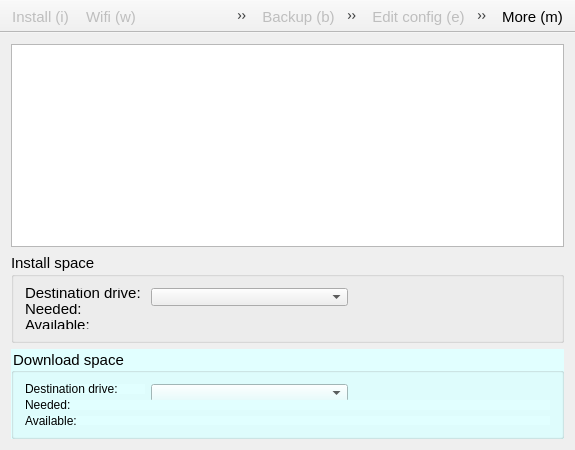
<?xml version="1.0" encoding="UTF-8"?>
<ui version="4.0">
 <class>MainWindow</class>
 <widget class="QMainWindow" name="MainWindow">
  <property name="geometry">
   <rect>
    <x>0</x>
    <y>0</y>
    <width>575</width>
    <height>450</height>
   </rect>
  </property>
  <property name="font">
   <font>
    <pointsize>11</pointsize>
   </font>
  </property>
  <property name="focusPolicy">
   <enum>Qt::NoFocus</enum>
  </property>
  <widget class="QWidget" name="centralWidget">
   <property name="focusPolicy">
    <enum>Qt::NoFocus</enum>
   </property>
   <layout class="QGridLayout" name="gridLayout_2">
    <item row="0" column="0">
     <widget class="QListWidget" name="list">
      <property name="font">
       <font>
        <pointsize>12</pointsize>
       </font>
      </property>
      <property name="spacing">
       <number>1</number>
      </property>
     </widget>
    </item>
    <item row="1" column="0">
     <widget class="QGroupBox" name="groupBox">
      <property name="sizePolicy">
       <sizepolicy hsizetype="Preferred" vsizetype="Fixed">
        <horstretch>0</horstretch>
        <verstretch>0</verstretch>
       </sizepolicy>
      </property>
      <property name="minimumSize">
       <size>
        <width>0</width>
        <height>90</height>
       </size>
      </property>
      <property name="maximumSize">
       <size>
        <width>16777215</width>
        <height>90</height>
       </size>
      </property>
      <property name="styleSheet">
       <string notr="true"/>
      </property>
      <property name="title">
       <string>Install space</string>
      </property>
      <layout class="QGridLayout" name="gridLayout">
       <item row="0" column="0">
        <widget class="QLabel" name="targetLabel">
         <property name="maximumSize">
          <size>
           <width>120</width>
           <height>16777215</height>
          </size>
         </property>
         <property name="text">
          <string>Destination drive:</string>
         </property>
        </widget>
       </item>
       <item row="0" column="1">
        <widget class="QComboBox" name="targetCombo">
         <property name="sizePolicy">
          <sizepolicy hsizetype="Preferred" vsizetype="Fixed">
           <horstretch>0</horstretch>
           <verstretch>0</verstretch>
          </sizepolicy>
         </property>
         <property name="minimumSize">
          <size>
           <width>0</width>
           <height>18</height>
          </size>
         </property>
         <property name="maximumSize">
          <size>
           <width>200</width>
           <height>16777215</height>
          </size>
         </property>
        </widget>
       </item>
       <item row="1" column="0" colspan="3">
        <widget class="QLabel" name="neededLabel">
         <property name="text">
          <string>Needed:</string>
         </property>
        </widget>
       </item>
       <item row="2" column="0" colspan="3">
        <widget class="QLabel" name="availableLabel">
         <property name="text">
          <string>Available:</string>
         </property>
        </widget>
       </item>
      </layout>
     </widget>
    </item>
    <item row="2" column="0">
     <widget class="QGroupBox" name="groupBoxUsb">
      <property name="sizePolicy">
       <sizepolicy hsizetype="Preferred" vsizetype="Fixed">
        <horstretch>0</horstretch>
        <verstretch>0</verstretch>
       </sizepolicy>
      </property>
      <property name="minimumSize">
       <size>
        <width>0</width>
        <height>90</height>
       </size>
      </property>
      <property name="maximumSize">
       <size>
        <width>16777215</width>
        <height>90</height>
       </size>
      </property>
      <property name="styleSheet">
       <string notr="true">background-color: rgb(225, 255, 255);</string>
      </property>
      <property name="title">
       <string>Download space</string>
      </property>
      <layout class="QGridLayout" name="downloadLayout">
       <item row="0" column="0">
        <widget class="QLabel" name="targetLabelUsb">
         <property name="maximumSize">
          <size>
           <width>120</width>
           <height>16777215</height>
          </size>
         </property>
         <property name="text">
          <string>Destination drive:</string>
         </property>
        </widget>
       </item>
       <item row="0" column="1">
        <widget class="QComboBox" name="targetComboUsb">
         <property name="minimumSize">
          <size>
           <width>0</width>
           <height>18</height>
          </size>
         </property>
         <property name="maximumSize">
          <size>
           <width>200</width>
           <height>16777215</height>
          </size>
         </property>
        </widget>
       </item>
       <item row="1" column="0" colspan="3">
        <widget class="QLabel" name="neededLabelUsb">
         <property name="text">
          <string>Needed:</string>
         </property>
        </widget>
       </item>
       <item row="2" column="0" colspan="3">
        <widget class="QLabel" name="availableLabelUsb">
         <property name="text">
          <string>Available:</string>
         </property>
        </widget>
       </item>
      </layout>
     </widget>
    </item>
   </layout>
  </widget>
  <widget class="QToolBar" name="toolBar_1">
   <property name="focusPolicy">
    <enum>Qt::NoFocus</enum>
   </property>
   <property name="movable">
    <bool>false</bool>
   </property>
   <property name="iconSize">
    <size>
     <width>40</width>
     <height>40</height>
    </size>
   </property>
   <property name="toolButtonStyle">
    <enum>Qt::ToolButtonTextUnderIcon</enum>
   </property>
   <attribute name="toolBarArea">
    <enum>TopToolBarArea</enum>
   </attribute>
   <attribute name="toolBarBreak">
    <bool>false</bool>
   </attribute>
   <addaction name="actionWrite_image_to_disk"/>
   <addaction name="actionWifi"/>
   <addaction name="actionBrowser"/>
   <addaction name="actionInfo"/>
   <addaction name="actionCancel"/>
  </widget>
  <widget class="QToolBar" name="toolBar_2">
   <property name="enabled">
    <bool>true</bool>
   </property>
   <property name="sizePolicy">
    <sizepolicy hsizetype="Preferred" vsizetype="Fixed">
     <horstretch>0</horstretch>
     <verstretch>0</verstretch>
    </sizepolicy>
   </property>
   <property name="windowTitle">
    <string>toolBar</string>
   </property>
   <property name="accessibleDescription">
    <string/>
   </property>
   <property name="layoutDirection">
    <enum>Qt::LeftToRight</enum>
   </property>
   <property name="autoFillBackground">
    <bool>false</bool>
   </property>
   <property name="movable">
    <bool>false</bool>
   </property>
   <property name="iconSize">
    <size>
     <width>40</width>
     <height>40</height>
    </size>
   </property>
   <property name="toolButtonStyle">
    <enum>Qt::ToolButtonTextUnderIcon</enum>
   </property>
   <attribute name="toolBarArea">
    <enum>TopToolBarArea</enum>
   </attribute>
   <attribute name="toolBarBreak">
    <bool>false</bool>
   </attribute>
   <addaction name="actionBackup"/>
   <addaction name="actionDownload"/>
   <addaction name="actionClone"/>
   <addaction name="actionInfo"/>
   <addaction name="actionFirmware"/>
  </widget>
  <widget class="QToolBar" name="toolBar_3">
   <property name="enabled">
    <bool>true</bool>
   </property>
   <property name="windowTitle">
    <string>toolBar</string>
   </property>
   <property name="accessibleDescription">
    <string/>
   </property>
   <property name="layoutDirection">
    <enum>Qt::LeftToRight</enum>
   </property>
   <property name="autoFillBackground">
    <bool>false</bool>
   </property>
   <property name="movable">
    <bool>false</bool>
   </property>
   <property name="iconSize">
    <size>
     <width>40</width>
     <height>40</height>
    </size>
   </property>
   <property name="toolButtonStyle">
    <enum>Qt::ToolButtonTextUnderIcon</enum>
   </property>
   <attribute name="toolBarArea">
    <enum>TopToolBarArea</enum>
   </attribute>
   <attribute name="toolBarBreak">
    <bool>false</bool>
   </attribute>
   <addaction name="actionEdit_config"/>
   <addaction name="actionPassword"/>
   <addaction name="actionRepair"/>
   <addaction name="actionReinstall"/>
   <addaction name="actionInfoInstalled"/>
  </widget>
  <widget class="QToolBar" name="advToolBar">
   <property name="enabled">
    <bool>true</bool>
   </property>
   <property name="windowTitle">
    <string>Advanced</string>
   </property>
   <property name="layoutDirection">
    <enum>Qt::RightToLeft</enum>
   </property>
   <property name="autoFillBackground">
    <bool>true</bool>
   </property>
   <property name="movable">
    <bool>false</bool>
   </property>
   <property name="iconSize">
    <size>
     <width>40</width>
     <height>40</height>
    </size>
   </property>
   <property name="toolButtonStyle">
    <enum>Qt::ToolButtonTextUnderIcon</enum>
   </property>
   <property name="floatable">
    <bool>false</bool>
   </property>
   <attribute name="toolBarArea">
    <enum>TopToolBarArea</enum>
   </attribute>
   <attribute name="toolBarBreak">
    <bool>false</bool>
   </attribute>
   <addaction name="actionAdvanced"/>
  </widget>
  <widget class="QMenuBar" name="menuBar">
   <property name="geometry">
    <rect>
     <x>0</x>
     <y>0</y>
     <width>575</width>
     <height>25</height>
    </rect>
   </property>
  </widget>
  <action name="actionWrite_image_to_disk">
   <property name="enabled">
    <bool>false</bool>
   </property>
   <property name="icon">
    <iconset resource="icons.qrc">
     <normaloff>:/icons/backups.png</normaloff>:/icons/backups.png</iconset>
   </property>
   <property name="text">
    <string>Install (i)</string>
   </property>
   <property name="toolTip">
    <string>Installs the selected operating system image onto this SD card.</string>
   </property>
   <property name="shortcut">
    <string>I</string>
   </property>
  </action>
  <action name="actionCancel">
   <property name="icon">
    <iconset resource="icons.qrc">
     <normaloff>:/icons/door_in.png</normaloff>:/icons/door_in.png</iconset>
   </property>
   <property name="text">
    <string>Exit (Esc)</string>
   </property>
   <property name="toolTip">
    <string>Exits and boots the installed operating system.</string>
   </property>
   <property name="shortcut">
    <string notr="true">Esc</string>
   </property>
  </action>
  <action name="actionAdvanced">
   <property name="checkable">
    <bool>false</bool>
   </property>
   <property name="icon">
    <iconset resource="icons.qrc">
     <normaloff>:/icons/bullet_arrow_right.png</normaloff>:/icons/bullet_arrow_right.png</iconset>
   </property>
   <property name="text">
    <string>More (m)</string>
   </property>
   <property name="toolTip">
    <string>More menus</string>
   </property>
   <property name="shortcut">
    <string>M</string>
   </property>
  </action>
  <action name="actionEdit_config">
   <property name="enabled">
    <bool>false</bool>
   </property>
   <property name="icon">
    <iconset resource="icons.qrc">
     <normaloff>:/icons/page_white_edit.png</normaloff>:/icons/page_white_edit.png</iconset>
   </property>
   <property name="text">
    <string>Edit config (e)</string>
   </property>
   <property name="toolTip">
    <string>Opens the config.txt and cmdline.txt for the installed OS in a text editor.</string>
   </property>
   <property name="shortcut">
    <string notr="true">E</string>
   </property>
  </action>
  <action name="actionBrowser">
   <property name="icon">
    <iconset resource="icons.qrc">
     <normaloff>:/icons/world.png</normaloff>:/icons/world.png</iconset>
   </property>
   <property name="text">
    <string>Online help (h)</string>
   </property>
   <property name="toolTip">
    <string>Opens a web browser displaying the Raspberry Pi Forum.</string>
   </property>
   <property name="shortcut">
    <string notr="true">H</string>
   </property>
  </action>
  <action name="actionInfo">
   <property name="icon">
    <iconset resource="icons.qrc">
     <normaloff>:/icons/information.png</normaloff>:/icons/information.png</iconset>
   </property>
   <property name="text">
    <string>Info (n)</string>
   </property>
   <property name="toolTip">
    <string>Information about the selected OS</string>
   </property>
   <property name="shortcut">
    <string>N</string>
   </property>
  </action>
  <action name="actionWifi">
   <property name="enabled">
    <bool>false</bool>
   </property>
   <property name="icon">
    <iconset resource="icons.qrc">
     <normaloff>:/icons/network-wireless.png</normaloff>:/icons/network-wireless.png</iconset>
   </property>
   <property name="text">
    <string>Wifi (w)</string>
   </property>
   <property name="toolTip">
    <string>Select a wifi network to connect to</string>
   </property>
   <property name="shortcut">
    <string>W</string>
   </property>
  </action>
  <action name="actionPassword">
   <property name="enabled">
    <bool>false</bool>
   </property>
   <property name="icon">
    <iconset resource="icons.qrc">
     <normaloff>:/icons/lock_edit.png</normaloff>:/icons/lock_edit.png</iconset>
   </property>
   <property name="text">
    <string>Password (p)</string>
   </property>
   <property name="toolTip">
    <string>Change password</string>
   </property>
   <property name="shortcut">
    <string>P</string>
   </property>
  </action>
  <action name="actionDownload">
   <property name="icon">
    <iconset resource="icons.qrc">
     <normaloff>:/icons/download_cloud.png</normaloff>:/icons/download_cloud.png</iconset>
   </property>
   <property name="text">
    <string>Download (d)</string>
   </property>
   <property name="toolTip">
    <string>Downloads the selected operating system image to USB for local installation</string>
   </property>
   <property name="shortcut">
    <string>D</string>
   </property>
  </action>
  <action name="actionBackup">
   <property name="enabled">
    <bool>false</bool>
   </property>
   <property name="icon">
    <iconset>
     <normaloff>:/icons/backup_manager.png</normaloff>:/icons/backup_manager.png</iconset>
   </property>
   <property name="text">
    <string>Backup (b)</string>
   </property>
   <property name="shortcut">
    <string>B</string>
   </property>
   <property name="visible">
    <bool>false</bool>
   </property>
  </action>
  <action name="actionReinstall">
   <property name="enabled">
    <bool>true</bool>
   </property>
   <property name="icon">
    <iconset resource="icons.qrc">
     <normaloff>:/icons/token_quantifier.png</normaloff>:/icons/token_quantifier.png</iconset>
   </property>
   <property name="text">
    <string>Reinstall (r)</string>
   </property>
   <property name="shortcut">
    <string>R</string>
   </property>
   <property name="visible">
    <bool>true</bool>
   </property>
  </action>
  <action name="actionFschk">
   <property name="enabled">
    <bool>false</bool>
   </property>
   <property name="icon">
    <iconset resource="icons.qrc">
     <normaloff>:/icons/backup_wizard.png</normaloff>:/icons/backup_wizard.png</iconset>
   </property>
   <property name="text">
    <string>fsck (f)</string>
   </property>
   <property name="shortcut">
    <string>F</string>
   </property>
   <property name="visible">
    <bool>true</bool>
   </property>
  </action>
  <action name="actionRepair">
   <property name="enabled">
    <bool>true</bool>
   </property>
   <property name="icon">
    <iconset resource="icons.qrc">
     <normaloff>:/icons/backup_wizard.png</normaloff>:/icons/backup_wizard.png</iconset>
   </property>
   <property name="text">
    <string>Fix (f)</string>
   </property>
   <property name="shortcut">
    <string>R</string>
   </property>
   <property name="visible">
    <bool>true</bool>
   </property>
  </action>
  <action name="actionWipe">
   <property name="enabled">
    <bool>false</bool>
   </property>
   <property name="icon">
    <iconset resource="icons.qrc">
     <normaloff>:/icons/reject.png</normaloff>:/icons/reject.png</iconset>
   </property>
   <property name="text">
    <string>Wipe (w)</string>
   </property>
   <property name="shortcut">
    <string>W</string>
   </property>
  </action>
  <action name="actionClone">
   <property name="icon">
    <iconset resource="icons.qrc">
     <normaloff>:/icons/backups.png</normaloff>:/icons/backups.png</iconset>
   </property>
   <property name="text">
    <string>Clone (c)</string>
   </property>
   <property name="shortcut">
    <string>C</string>
   </property>
  </action>
  <action name="actionInfoInstalled">
   <property name="icon">
    <iconset resource="icons.qrc">
     <normaloff>:/icons/information.png</normaloff>:/icons/information.png</iconset>
   </property>
   <property name="text">
    <string>Info (n)</string>
   </property>
   <property name="toolTip">
    <string>Information about the installed OS</string>
   </property>
   <property name="shortcut">
    <string>N</string>
   </property>
  </action>
  <action name="actionFirmware">
   <property name="icon">
    <iconset resource="icons.qrc">
     <normaloff>:/icons/arrow_down.png</normaloff>:/icons/arrow_down.png</iconset>
   </property>
   <property name="text">
    <string>Firmware (f)</string>
   </property>
   <property name="toolTip">
    <string>Change Firmware</string>
   </property>
   <property name="shortcut">
    <string>F</string>
   </property>
  </action>
 </widget>
 <layoutdefault spacing="6" margin="11"/>
 <resources>
  <include location="icons.qrc"/>
 </resources>
 <connections/>
</ui>
